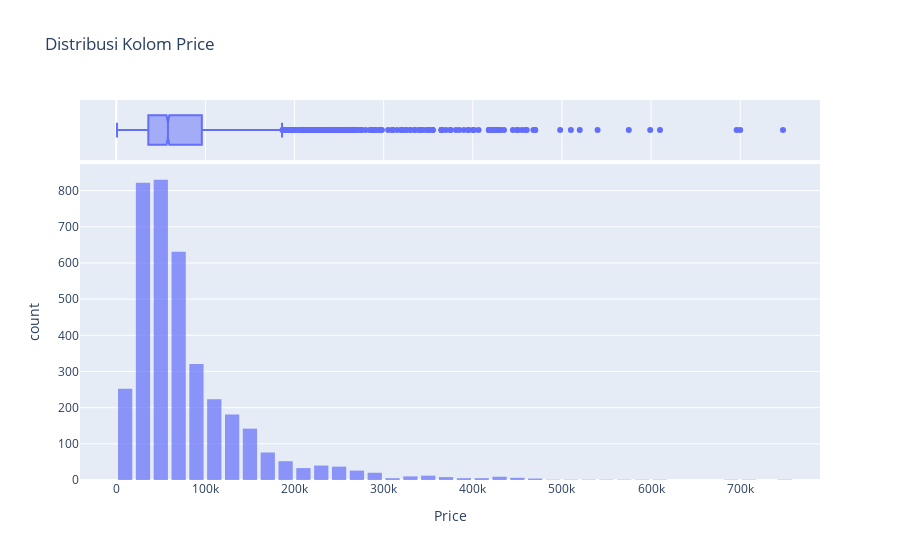
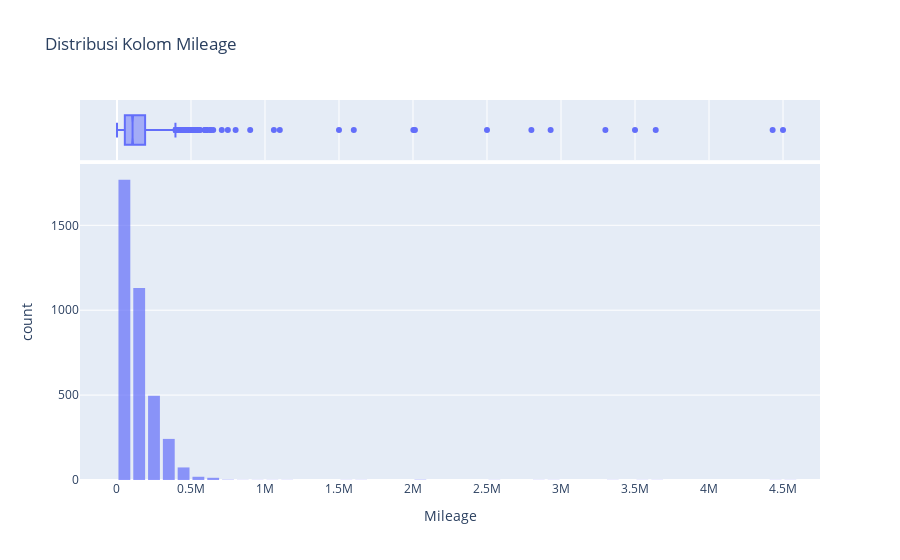
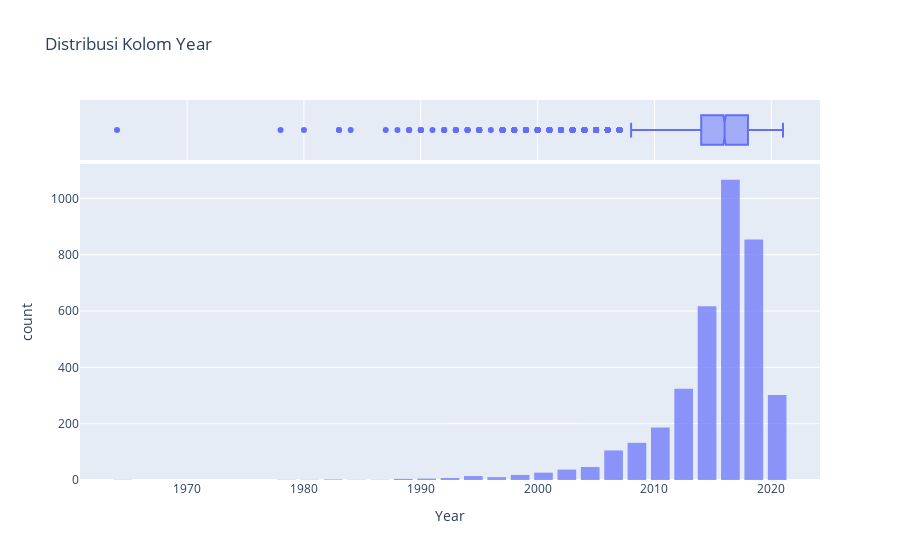
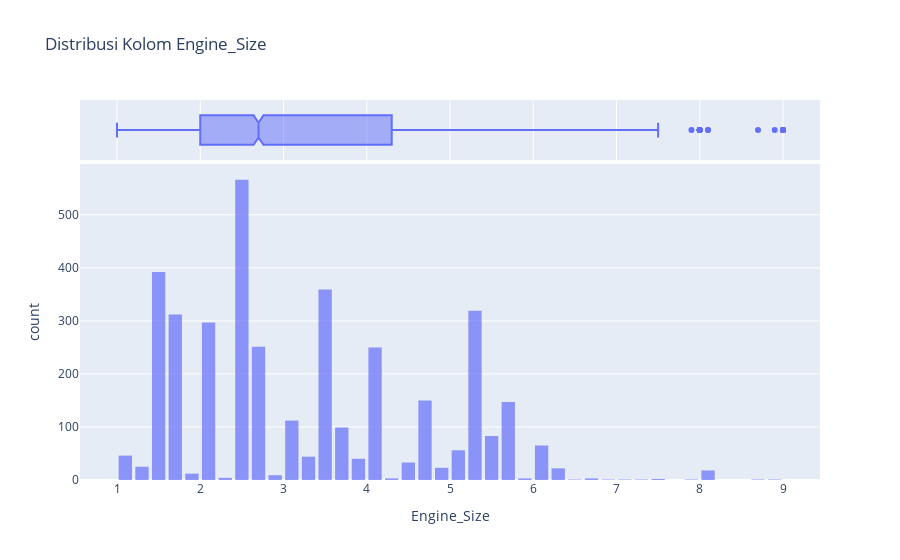

These figures' notebook cell, in order:
### Markdown cell above
Selanjutnya kita akan melakukan tes distribusi, 
Mengapa Perlu Melakukan Tes Distribusi Normal dan Menggunakan Shapiro-Wilk Test?

- **Memahami Karakteristik Data:**  
  Tes distribusi normal membantu kita memahami apakah data mengikuti pola distribusi normal (Gaussian). Ini penting karena banyak analisis statistik dan model prediktif mengasumsikan data atau residual yang berdistribusi normal.

- **Validasi Asumsi Statistik:**  
  Beberapa metode statistik (misalnya, uji parametrik atau analisis regresi) mengandalkan asumsi normalitas. Jika data tidak normal, hasil uji statistik mungkin tidak valid atau interpretasinya bisa menyesatkan.

- **Pemilihan Teknik Pemodelan:**  
  Mengetahui distribusi data memungkinkan kita menentukan apakah perlu dilakukan transformasi data (seperti log-transformasi) untuk mencapai normalitas atau memilih model yang tidak terlalu sensitif terhadap distribusi data.

- **Mengapa Shapiro-Wilk Test?**  
  - **Sensitivitas:** Shapiro-Wilk adalah salah satu tes yang paling sensitif untuk mendeteksi penyimpangan dari distribusi normal, terutama pada sampel berukuran kecil hingga sedang.
  - **Kemudahan Implementasi:** Tes ini mudah diimplementasikan dengan library seperti SciPy dan memberikan p-value yang membantu dalam pengambilan keputusan (misalnya, p-value < 0.05 menunjukkan data kemungkinan tidak berdistribusi normal).

Dengan melakukan tes distribusi normal, kita dapat memastikan bahwa asumsi-asumsi penting terpenuhi atau mengetahui kapan harus melakukan penyesuaian agar analisis atau model yang dibangun lebih akurat dan valid.

### Code cell
import plotly.express as px
from scipy.stats import shapiro
import warnings
warnings.simplefilter("ignore")

numeric_cols = ['Price', 'Mileage', 'Year', 'Engine_Size']

for col in numeric_cols:
    print("="*60)
    print(f"Analisis Kolom: {col}")
    
    # 1. Histogram + KDE menggunakan Plotly
    fig = px.histogram(df, x=col, nbins=50, marginal="box", title=f'Distribusi Kolom {col}', opacity=0.7)
    fig.update_layout(bargap=0.2)
    fig.show()
    
    # 2. Shapiro-Wilk Test
    # Pastikan kolom tidak mengandung NaN sebelum dijalankan
    data_non_null = df[col].dropna()
    stat, p_val = shapiro(data_non_null)
    
    print(f"Shapiro-Wilk Test untuk kolom {col}:")
    print(f"  Statistik = {stat:.4f}, p-value = {p_val:.4f}")
    if p_val < 0.05:
        print("  => Data kemungkinan TIDAK terdistribusi normal (Reject H0).")
    else:
        print("  => Data berpotensi terdistribusi normal (Fail to reject H0).")
    print("="*60)
    print("\n")

### Figure 1 — Plotly figure (JSON) as saved in the notebook; plotly's stock layout.template omitted (floating-point values rounded to 4 significant figures; data arrays with more than 128 entries replaced by an {"elided": "..."} marker saying what was removed)
{"data": [{"alignmentgroup": "True", "bingroup": "x", "hovertemplate": "Price=%{x}<br>count=%{y}<extra></extra>", "legendgroup": "", "marker": {"color": "#636efa", "opacity": 0.7, "pattern": {"shape": ""}}, "name": "", "nbinsx": 50, "offsetgroup": "", "orientation": "v", "showlegend": false, "type": "histogram", "x": {"elided": "3760 int values"}, "xaxis": "x", "yaxis": "y"}, {"alignmentgroup": "True", "hovertemplate": "Price=%{x}<extra></extra>", "legendgroup": "", "marker": {"color": "#636efa"}, "name": "", "notched": true, "offsetgroup": "", "showlegend": false, "type": "box", "x": {"elided": "3760 int values"}, "xaxis": "x2", "yaxis": "y2"}], "layout": {"bargap": 0.2, "barmode": "relative", "legend": {"tracegroupgap": 0}, "title": {"text": "Distribusi Kolom Price"}, "xaxis": {"anchor": "y", "domain": [0, 1], "title": {"text": "Price"}}, "xaxis2": {"anchor": "y2", "domain": [0, 1], "matches": "x", "showgrid": true, "showticklabels": false}, "yaxis": {"anchor": "x", "domain": [0, 0.8316], "title": {"text": "count"}}, "yaxis2": {"anchor": "x2", "domain": [0.8416, 1], "matches": "y2", "showgrid": false, "showline": false, "showticklabels": false, "ticks": ""}}}

### Figure 2 — Plotly figure (JSON) as saved in the notebook; plotly's stock layout.template omitted (floating-point values rounded to 4 significant figures; data arrays with more than 128 entries replaced by an {"elided": "..."} marker saying what was removed)
{"data": [{"alignmentgroup": "True", "bingroup": "x", "hovertemplate": "Mileage=%{x}<br>count=%{y}<extra></extra>", "legendgroup": "", "marker": {"color": "#636efa", "opacity": 0.7, "pattern": {"shape": ""}}, "name": "", "nbinsx": 50, "offsetgroup": "", "orientation": "v", "showlegend": false, "type": "histogram", "x": {"elided": "3760 int values"}, "xaxis": "x", "yaxis": "y"}, {"alignmentgroup": "True", "hovertemplate": "Mileage=%{x}<extra></extra>", "legendgroup": "", "marker": {"color": "#636efa"}, "name": "", "notched": true, "offsetgroup": "", "showlegend": false, "type": "box", "x": {"elided": "3760 int values"}, "xaxis": "x2", "yaxis": "y2"}], "layout": {"bargap": 0.2, "barmode": "relative", "legend": {"tracegroupgap": 0}, "title": {"text": "Distribusi Kolom Mileage"}, "xaxis": {"anchor": "y", "domain": [0, 1], "title": {"text": "Mileage"}}, "xaxis2": {"anchor": "y2", "domain": [0, 1], "matches": "x", "showgrid": true, "showticklabels": false}, "yaxis": {"anchor": "x", "domain": [0, 0.8316], "title": {"text": "count"}}, "yaxis2": {"anchor": "x2", "domain": [0.8416, 1], "matches": "y2", "showgrid": false, "showline": false, "showticklabels": false, "ticks": ""}}}

### Figure 3 — Plotly figure (JSON) as saved in the notebook; plotly's stock layout.template omitted (floating-point values rounded to 4 significant figures; data arrays with more than 128 entries replaced by an {"elided": "..."} marker saying what was removed)
{"data": [{"alignmentgroup": "True", "bingroup": "x", "hovertemplate": "Year=%{x}<br>count=%{y}<extra></extra>", "legendgroup": "", "marker": {"color": "#636efa", "opacity": 0.7, "pattern": {"shape": ""}}, "name": "", "nbinsx": 50, "offsetgroup": "", "orientation": "v", "showlegend": false, "type": "histogram", "x": {"elided": "3760 int values"}, "xaxis": "x", "yaxis": "y"}, {"alignmentgroup": "True", "hovertemplate": "Year=%{x}<extra></extra>", "legendgroup": "", "marker": {"color": "#636efa"}, "name": "", "notched": true, "offsetgroup": "", "showlegend": false, "type": "box", "x": {"elided": "3760 int values"}, "xaxis": "x2", "yaxis": "y2"}], "layout": {"bargap": 0.2, "barmode": "relative", "legend": {"tracegroupgap": 0}, "title": {"text": "Distribusi Kolom Year"}, "xaxis": {"anchor": "y", "domain": [0, 1], "title": {"text": "Year"}}, "xaxis2": {"anchor": "y2", "domain": [0, 1], "matches": "x", "showgrid": true, "showticklabels": false}, "yaxis": {"anchor": "x", "domain": [0, 0.8316], "title": {"text": "count"}}, "yaxis2": {"anchor": "x2", "domain": [0.8416, 1], "matches": "y2", "showgrid": false, "showline": false, "showticklabels": false, "ticks": ""}}}

### Figure 4 — Plotly figure (JSON) as saved in the notebook; plotly's stock layout.template omitted (floating-point values rounded to 4 significant figures; data arrays with more than 128 entries replaced by an {"elided": "..."} marker saying what was removed)
{"data": [{"alignmentgroup": "True", "bingroup": "x", "hovertemplate": "Engine_Size=%{x}<br>count=%{y}<extra></extra>", "legendgroup": "", "marker": {"color": "#636efa", "opacity": 0.7, "pattern": {"shape": ""}}, "name": "", "nbinsx": 50, "offsetgroup": "", "orientation": "v", "showlegend": false, "type": "histogram", "x": {"elided": "3760 float values"}, "xaxis": "x", "yaxis": "y"}, {"alignmentgroup": "True", "hovertemplate": "Engine_Size=%{x}<extra></extra>", "legendgroup": "", "marker": {"color": "#636efa"}, "name": "", "notched": true, "offsetgroup": "", "showlegend": false, "type": "box", "x": {"elided": "3760 float values"}, "xaxis": "x2", "yaxis": "y2"}], "layout": {"bargap": 0.2, "barmode": "relative", "legend": {"tracegroupgap": 0}, "title": {"text": "Distribusi Kolom Engine_Size"}, "xaxis": {"anchor": "y", "domain": [0, 1], "title": {"text": "Engine_Size"}}, "xaxis2": {"anchor": "y2", "domain": [0, 1], "matches": "x", "showgrid": true, "showticklabels": false}, "yaxis": {"anchor": "x", "domain": [0, 0.8316], "title": {"text": "count"}}, "yaxis2": {"anchor": "x2", "domain": [0.8416, 1], "matches": "y2", "showgrid": false, "showline": false, "showticklabels": false, "ticks": ""}}}
